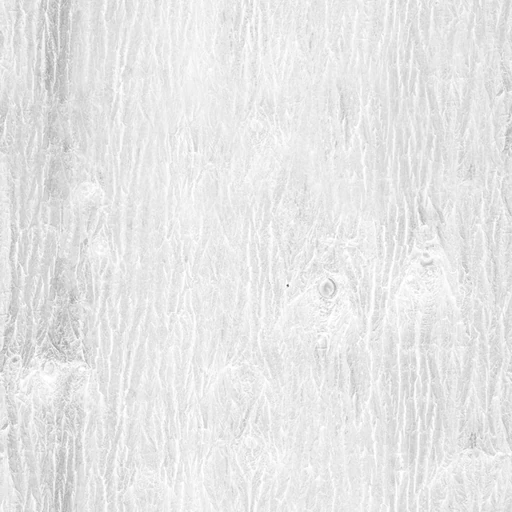
#> input picture packs/vegetation-scans/bark/broadleaf/roughness.webp, 512 x 512 px, given in place of bark_brown_02_diff_1k.jpg, which was not available; the run also reads 1 picture not shown here
$ python build-vegetation-scans-pack.py ../packs/vegetation-scans/bark/broadleaf/roughness.webp ../packs/vegetation-scans/bark/broadleaf/color.webp
#> lines starting #> are read from the running program, lines starting #| are printed output that depends on the picture
"""Builds packs/vegetation-scans/ from CC0 bark scans and leaf cards.

Usage: uv run --no-project --with pillow python -I scripts/build-vegetation-scans-pack.py <public/textures folder> <bark_brown_02 folder>

The second folder holds the Poly Haven 1K maps of Bark Brown 02 (bark_brown_02_diff_1k.jpg, _nor_gl_1k.jpg, _rough_1k.jpg).
Every map is re-encoded to WebP with each side at most 1024 pixels, the pack image limit. Roughness drops to half size: it is
smooth, and the scene repacks it into the green channel of the metallic-roughness map.
"""
import json
import pathlib
import sys

from PIL import Image

sys.stdout.reconfigure(encoding="utf-8", errors="replace")

MAXIMUM_SIDE = 1024
PACK_FOLDER = pathlib.Path(__file__).resolve().parent.parent / "packs" / "vegetation-scans"


def fit(image, maximum_side):
    scale = min(1.0, maximum_side / max(image.size))
    if scale == 1.0:
        return image
    return image.resize((round(image.width * scale), round(image.height * scale)), Image.LANCZOS)


def save(image, relative_path, maximum_side, mode, lossless=False):
    target = PACK_FOLDER / relative_path
    target.parent.mkdir(parents=True, exist_ok=True)
    fit(image.convert(mode), maximum_side).save(target, "WEBP", quality=90, method=6, lossless=lossless)
    return relative_path


def bark_sources(textures, brown_bark):
    return {
        "broadleaf": (brown_bark / "bark_brown_02_diff_1k.jpg", brown_bark / "bark_brown_02_nor_gl_1k.jpg", brown_bark / "bark_brown_02_rough_1k.jpg"),
        "conifer": tuple(textures / "pine_bark" / f"{channel}.webp" for channel in ("color", "normal", "roughness")),
        "palm": tuple(textures / "palm_tree_bark" / f"{channel}.webp" for channel in ("color", "normal", "roughness")),
        "bush": tuple(textures / "bark_willow_02" / f"{channel}.webp" for channel in ("color", "normal", "roughness")),
    }


def main():
    textures = pathlib.Path(sys.argv[1])
    brown_bark = pathlib.Path(sys.argv[2])
    images = []
    for species, (color, normal, roughness) in bark_sources(textures, brown_bark).items():
        images.append({"id": f"{species}-bark-color", "file": save(Image.open(color), f"bark/{species}/color.webp", MAXIMUM_SIDE, "RGB")})
#> in save, image is the input picture: PIL image 512x512 RGB; mean R, G, B 230.3, 230.3, 230.3
        images.append({"id": f"{species}-bark-normal", "file": save(Image.open(normal), f"bark/{species}/normal.webp", MAXIMUM_SIDE, "RGB")})
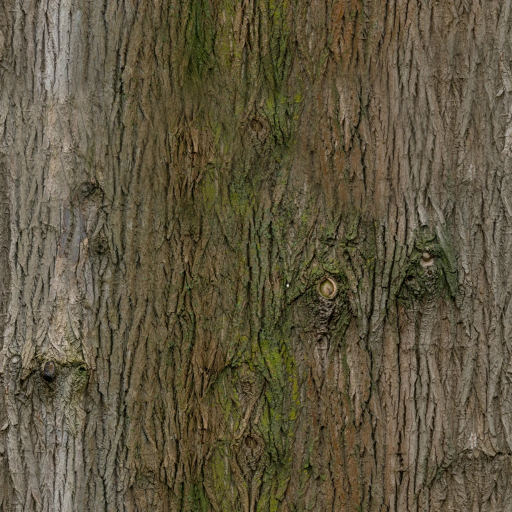
#> input picture packs/vegetation-scans/bark/broadleaf/color.webp, 1024 x 1024 px, given in place of bark_brown_02_nor_gl_1k.jpg, which was not available (shown at 1/2 size)
#> in save, image is the input picture: PIL image 1024x1024 RGB; mean R, G, B 94.8, 86, 63.5
        images.append({"id": f"{species}-bark-roughness", "file": save(Image.open(roughness), f"bark/{species}/roughness.webp", MAXIMUM_SIDE // 2, "L")})
#> call 3 of fit, with maximum_side = 512
#> in fit (call 3), `return image.resize((round(image.width * scale), round(image.height * ..`:
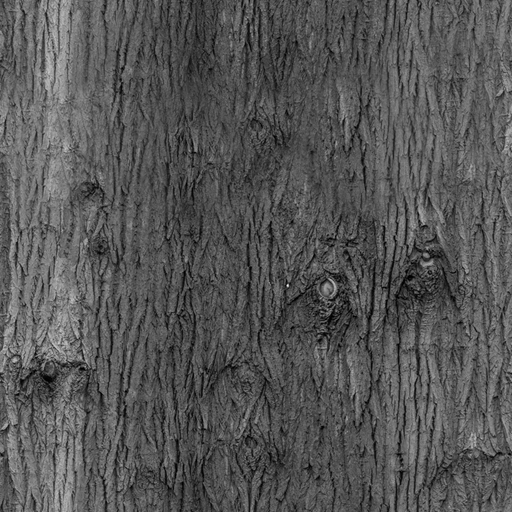
#> returned value: PIL image 512x512 L; min 0, max 248, mean 86
#> pass 2 of the loop in main, `for species, (color, normal, roughness) in bark_sources(textures, brow..`:
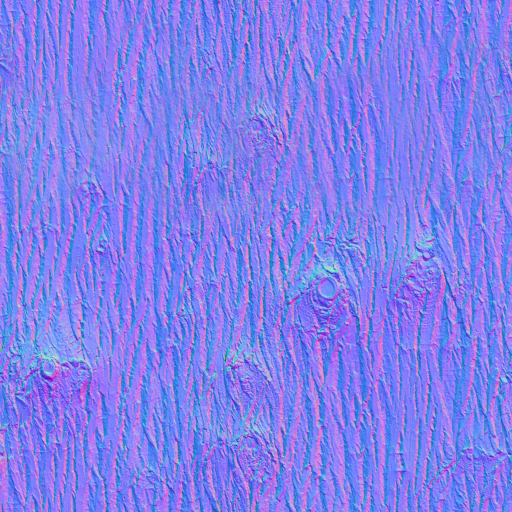
#> input picture packs/vegetation-scans/bark/broadleaf/normal.webp, 1024 x 1024 px, found by its file name (shown at 1/2 size)
#> in save, image is the input picture: PIL image 1024x1024 RGB; mean R, G, B 127.8, 128.1, 236.1
#> in save (call 6), `fit(image.convert(mode), maximum_side).save(target, "WEBP", quality=90..`:
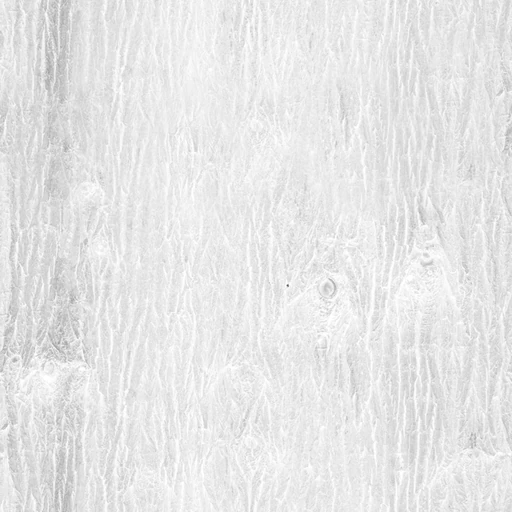
#> saved as roughness.webp: PIL image 512x512 L; min 84, max 255, mean 230.3
    for species in ("broadleaf", "birch", "bush", "conifer"):
        folder = textures / "leaves" / species
        images.append({"id": f"{species}-leaf-color", "file": save(Image.open(folder / "color.webp"), f"leaves/{species}/color.webp", MAXIMUM_SIDE, "RGBA", lossless=True)})
        images.append({"id": f"{species}-leaf-normal", "file": save(Image.open(folder / "normal.webp"), f"leaves/{species}/normal.webp", MAXIMUM_SIDE, "RGB")})
        images.append({"id": f"{species}-leaf-crown", "file": save(Image.open(folder / "crown.webp"), f"leaves/{species}/crown.webp", MAXIMUM_SIDE, "RGBA", lossless=True)})
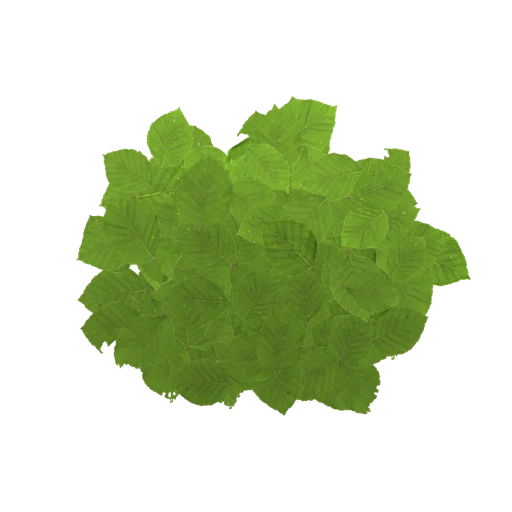
#> input picture packs/vegetation-scans/leaves/birch/crown.webp, 512 x 512 px, found by its file name
#> in save, image is the input picture: PIL image 512x512 RGBA; mean R, G, B, A 49.1, 65.4, 24.6, 83.5
#> pass 2 of the loop in main, `for species in ("broadleaf", "birch", "bush", "conifer"):`:
    manifest = {
        "format": "crucible.pack", "schemaVersion": 1,
        "name": "vegetation-scans", "version": "1.0.0", "engines": {"crucible": ">=0.22.0"},
        "license": "CC0-1.0", "author": "Poly Haven and ambientCG scans, packed by Crucible",
        "description": "Scanned bark and leaf cards that recipe trees draw with when this pack is installed.",
        "contents": {"images": images},
    }
    (PACK_FOLDER / "crucible-pack.json").write_bytes((json.dumps(manifest, indent=2) + "\n").encode("utf-8"))
    print("ok", len(images), "images")


main()
